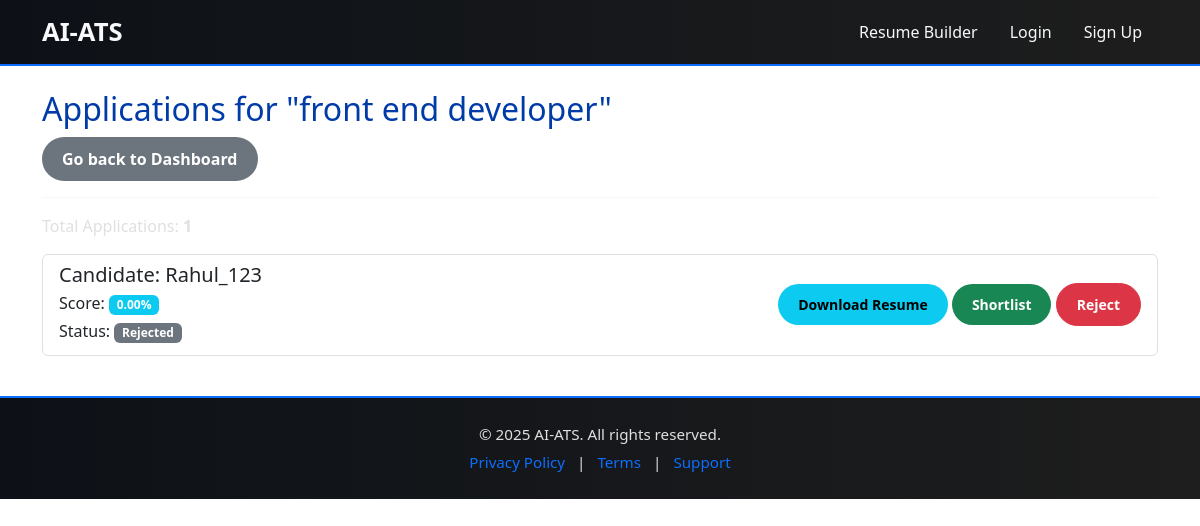
Screenshot of /recruiter/jobs/10/applications/ (signed in) with the database file from the repository.
### core/models.py (models this page shows, shortened)
class Job(models.Model):
    title = models.CharField(max_length=200)
    description = models.TextField()
    recruiter = models.ForeignKey(
        'CustomUser',
        on_delete=models.CASCADE,
        limit_choices_to={'is_recruiter': True}
    )
    is_internal = models.BooleanField(default=True)
    external_url = models.URLField(blank=True, null=True)
    job_field = models.ForeignKey(JobField, on_delete=models.SET_NULL, null=True)

class Application(models.Model):
    candidate = models.ForeignKey(
        'CustomUser',
        on_delete=models.CASCADE,
        limit_choices_to={'is_candidate': True}
    )
    job = models.ForeignKey(Job, on_delete=models.CASCADE)
    resume = models.FileField(upload_to='resumes/')
    STATUS_CHOICES = (
        ('Applied', 'Applied'),
        ('Screening', 'Screening'),
        ('Shortlisted', 'Shortlisted'),
        ('Rejected', 'Rejected'),
    )
    status = models.CharField(max_length=20, choices=STATUS_CHOICES, default='Applied')
    ranking_score = models.FloatField(default=0.0)

class CustomUser(AbstractUser):
    is_candidate = models.BooleanField(default=False)
    is_recruiter = models.BooleanField(default=False)

### core/views.py (the view)
# urls.py: path('recruiter/jobs/<int:job_id>/applications/', views.recruiter_job_applications, name='recruiter_job_applications'),
@login_required
def recruiter_job_applications(request, job_id):
    if not request.user.is_recruiter:
        return redirect('dashboard')
    job = get_object_or_404(Job, id=job_id, recruiter=request.user)
    applications = Application.objects.filter(job=job).order_by('-ranking_score')
    return render(request, 'core/recruiter_job_applications.html', {'job': job, 'applications': applications})

### core/templates/core/recruiter_job_applications.html
{% extends 'core/base.html' %}
{% block content %}
<div class="row">
    <div class="col-12">
        <h2>Applications for "{{ job.title }}"</h2>
        <a href="{% url 'recruiter_dashboard' %}" class="btn btn-secondary">Go back to Dashboard</a>
        <hr>
    </div>
</div>
{% if applications %}
<div class="row">
    <div class="col-12">
        <p>Total Applications: <strong>{{ applications.count }}</strong></p>
        <ul class="list-group">
            {% for application in applications %}
            <li class="list-group-item d-flex justify-content-between align-items-center">
                <div>
                    <h5 class="mb-1">Candidate: {{ application.candidate.username }}</h5>
                    <p class="mb-1">Score: <span class="badge bg-info">{{ application.ranking_score|floatformat:2 }}%</span></p>
                    <p class="mb-1">Status: <span class="badge bg-secondary">{{ application.status }}</span></p>
                </div>
                <div>
                    <a href="{{ application.resume.url }}" target="_blank" class="btn btn-sm btn-info">Download Resume</a>
                    <a href="{% url 'shortlist_application' application.id %}" class="btn btn-sm btn-success">Shortlist</a>
                    <a href="{% url 'reject_application' application.id %}" class="btn btn-sm btn-danger">Reject</a>
                </div>
            </li>
            {% endfor %}
        </ul>
    </div>
</div>
{% else %}
<p>Currently, there are no applications for this job.</p>
{% endif %}
{% endblock %}

### core/templates/core/base.html (style rules this page uses)
body { background-color: #ffffff; color: #e0e0e0; font-family: "Segoe UI", sans-serif; margin: 0; height: 100%; padding: 0; }
h1, h2, h3 { color: rgb(0, 59, 168); }
.btn { border-radius: 30px; padding: 10px 20px; font-weight: bold; transition: opacity 0.2s ease-in-out; }
.btn-success { background-color: #198754; border: none; }
.btn-info { background-color: #0dcaf0; border: none; }
.btn-secondary { background-color: #6c757d; border: none; }

### rows the page displays
Job: title "front end developer"
Application: candidate.username "Rahul_123", ranking_score "0.00", status "Rejected"

### other values shown
{{ applications.count }} "1"
